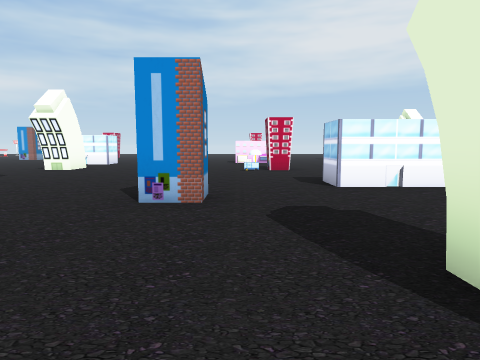
view 1 (above)

24 first-person views from a walk through a scene from a Unity 3-D project. The camera is 1.4 m above the floor, tilts 6° down and sees 75° across. The floor is counted in squares, 2 m on a side. Each view is taken from the middle of a square. On the plan, view 1 faces up. The plan holds only what a view shows up to about 10 squares ahead; the rest is blank. The place goes on beyond the plan. Some surface patterns are stand-ins.

view 2
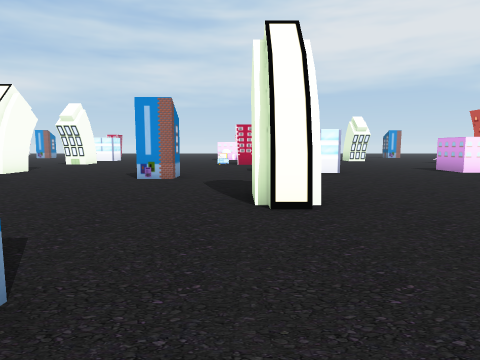

view 3
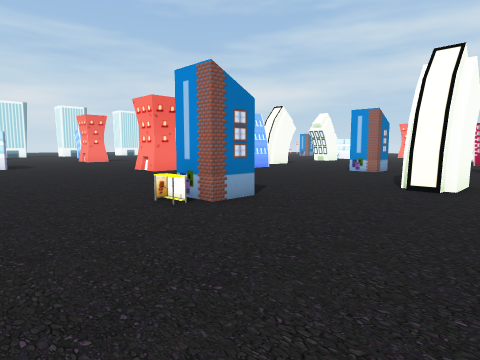

view 4
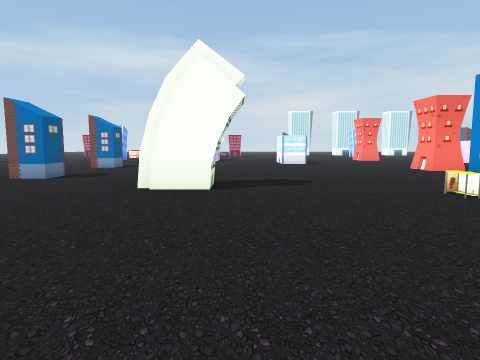

view 5
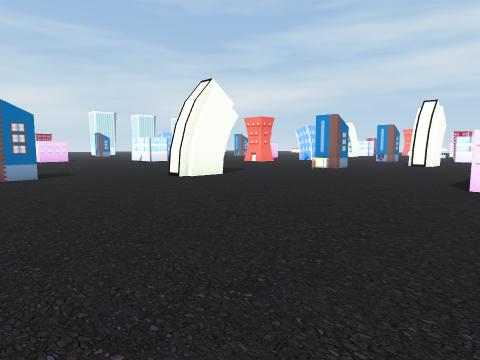

view 6
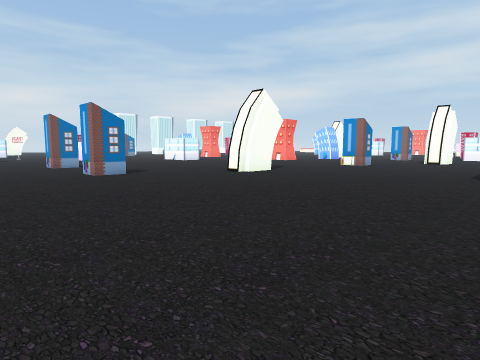

view 7
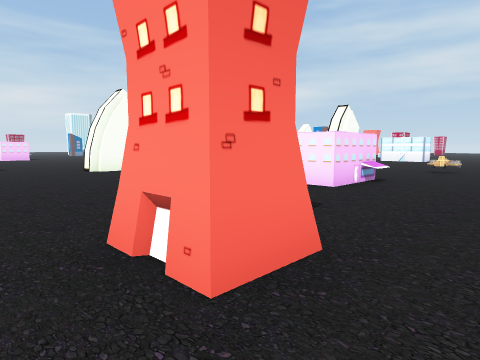

view 8
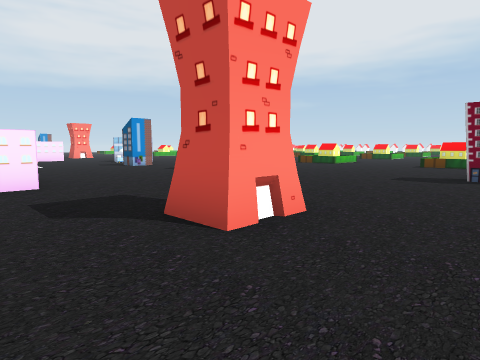

view 9
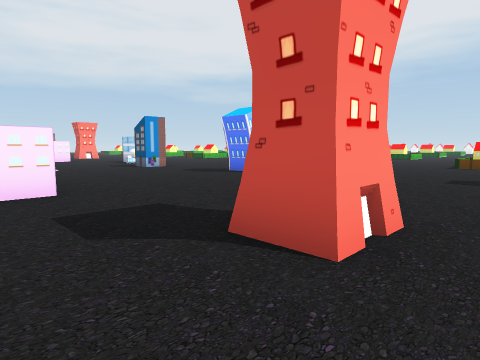

view 10
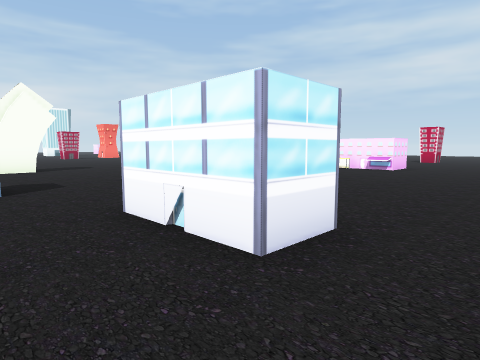

view 11
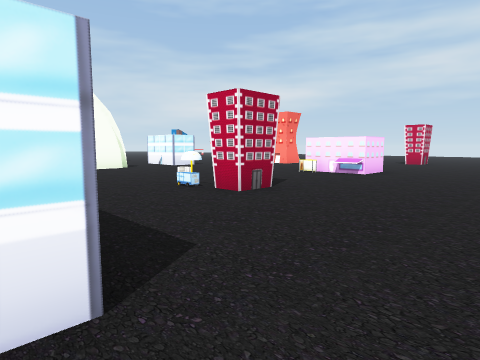

view 12
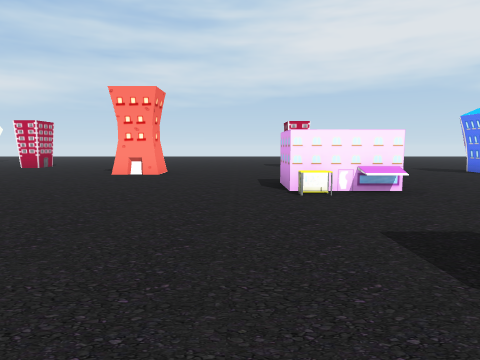

view 13
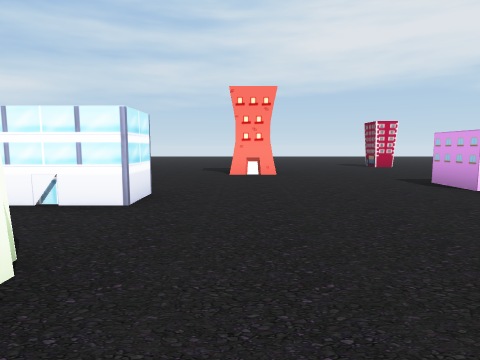

view 14
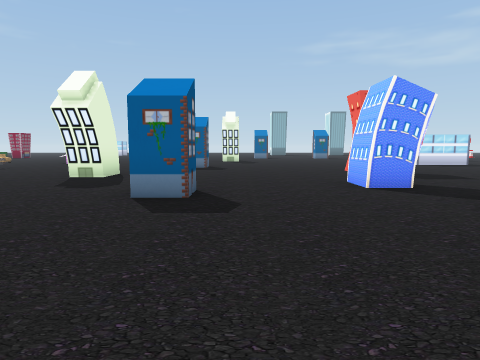

view 15
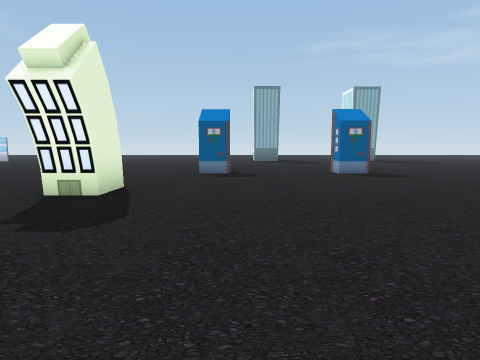

view 16
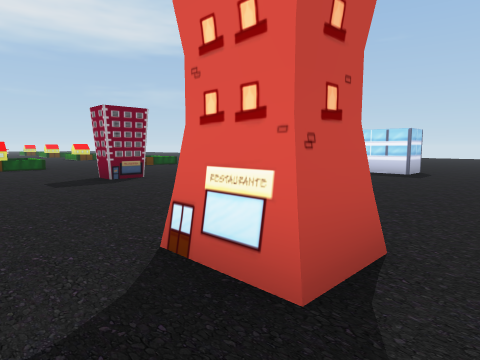

view 17
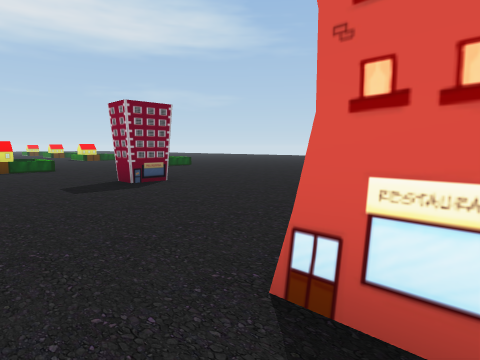

view 18
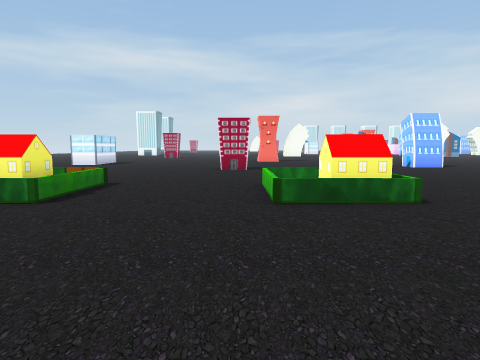

view 19
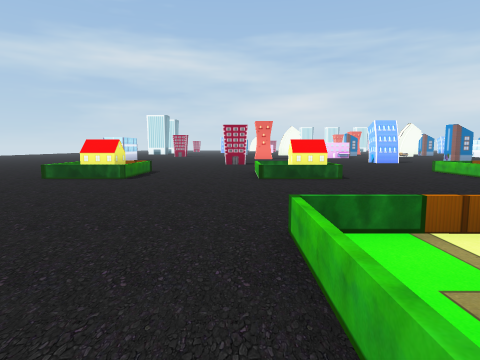

view 20
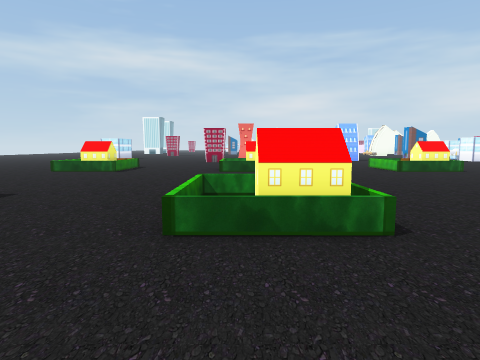

view 21
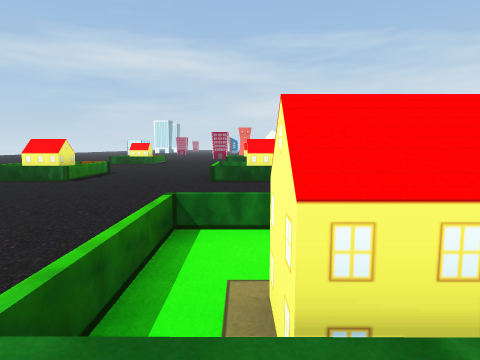

view 22
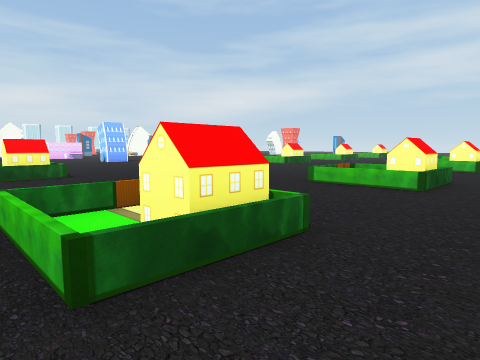

view 23
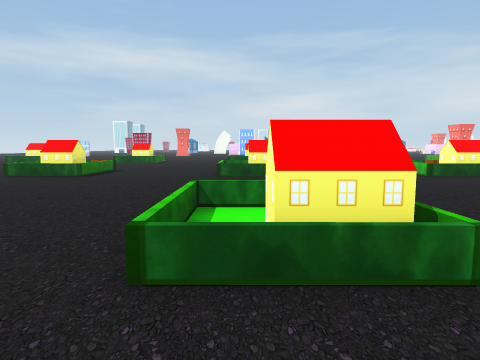

view 24
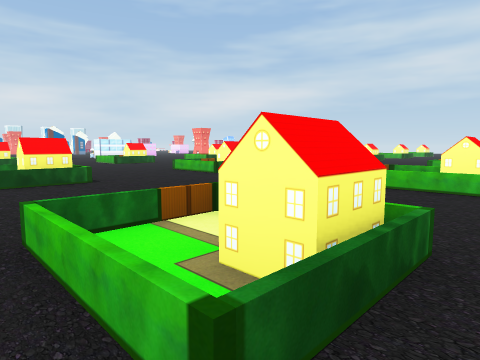

### Floor plan
Key: @ floor where view 1 was taken; # wall or solid block; x gap in a wall; . floor; = window, fence, low wall or low ledge; ^ raised ledge; O other object.
Columns run from 6 left of view 1 to 32 right of it. Each row starts with its distance up from view 1.
 18 ..x.........#
 17 ..#.........
 16 ...........
 15 ......##...
 14  .....##...
 13 #..........
 12 ...........
 11 ...........
 10 #......#....
  9 ......#.....
  8 ............
  7 ..............#
  6 #.......##....#
  5 #.............
  4 .....#.......
  3 .#...........
  2 ............
  1 ........#....                =^    =#
  0 #.....@.......               =#..  =#
 -1 ............=..             ...... ..
 -2 ......#.....O...           ...........
 -3 ......=..........         ....... ....
 -4 ....................  = #....=^.. .=#.
 -5 ...........#.....#....==#....=#....=#..
 -6 ................  ....................
 -7 ....#..........  ....................
 -8 ....................................
 -9 ......................=##....=#....=#
-10 ............#.........=.#....=#.....#.
-11 ...#..............#..................
-12 ....................................
-13  ............. ....................
-14        .......  ......==#....=#..

Positions as (right, up) in squares from view 1, and headings:
1: (0, 0), facing up
2: (1, -3), facing up
3: (3, -5), facing up-left
4: (4, -6), facing left
5: (5, -12), facing up-left
6: (5, -14), facing up-left
7: (8, -11), facing up-left
8: (4, -12), facing up-right
9: (4, -11), facing up-right
10: (5, 4), facing up-left
11: (5, 6), facing up-left
12: (-1, 9), facing up
13: (-4, 9), facing up
14: (-2, 9), facing down
15: (-4, -2), facing down
16: (5, -8), facing down-right
17: (6, -8), facing down-right
18: (22, -11), facing left
19: (25, -11), facing left
20: (27, -10), facing left
21: (31, -10), facing left
22: (26, -11), facing up-left
23: (32, -5), facing left
24: (31, -6), facing up-left
